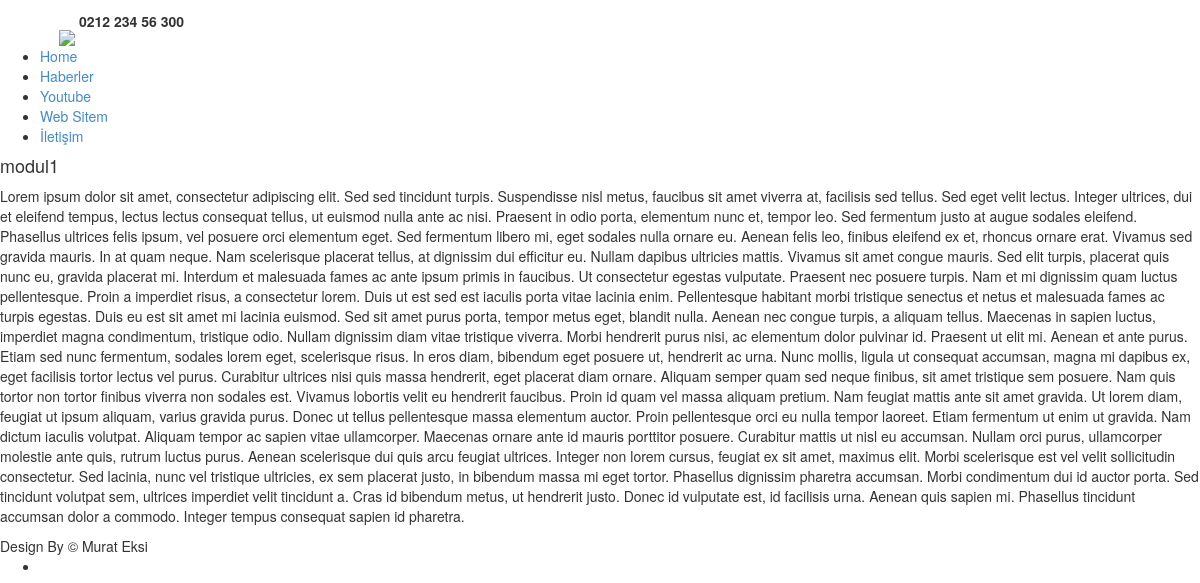
The app's page /sayfa_detay.php?sayfa_id=1 with its own data.
### tables this page shows
CREATE TABLE `admin_ayarlar` (
  `adminayar_id` int(11) NOT NULL,
  `adminayar_logo` varchar(100) NOT NULL,
  `adminayar_telefon` varchar(50) NOT NULL,
  `adminayar_title` varchar(200) NOT NULL,
  `adminayar_description` varchar(200) NOT NULL,
  `adminayar_keywords` varchar(200) NOT NULL,
  `adminayar_facebook` varchar(100) NOT NULL,
  `adminayar_twitter` varchar(100) NOT NULL,
  `adminayar_linkedin` varchar(100) NOT NULL,
  `adminayar_footer` varchar(200) NOT NULL,
  `adminayar_adres` varchar(200) NOT NULL,
  `adminayar_mail` varchar(100) NOT NULL,
  `adminayar_fax` varchar(100) NOT NULL,
  `adminayar_yedek` varchar(200) NOT NULL
);

CREATE TABLE `menuler` (
  `menu_id` int(11) NOT NULL,
  `menu_ad` varchar(100) NOT NULL,
  `menu_link` varchar(500) NOT NULL,
  `menu_ek` varchar(100) NOT NULL
);

CREATE TABLE `sayfalar` (
  `sayfa_id` int(11) NOT NULL,
  `sayfa_tarih` datetime NOT NULL,
  `sayfa_ad` varchar(100) NOT NULL,
  `sayfa_icerik` text NOT NULL,
  `sayfa_sira` varchar(100) NOT NULL DEFAULT '0',
  `sayfa_anasayfa` enum('0','1') NOT NULL DEFAULT '0'
);

### web/sayfa_detay.php (the view, shortened to what this page needs)
<?php
include 'header.php';
          $sayfa_id=$_GET['sayfa_id'];
            $sayfasorgu=mysql_query("select * from sayfalar where sayfa_id='$sayfa_id'");
            $sayfacek=mysql_fetch_assoc($sayfasorgu);
 ?>
<aside>
      <div class="wrapper">
            <div class="column-6">
          <div class="box">
            <div class="aligncenter">
              <h4><?php echo $sayfacek['sayfa_ad']; ?></h4>
            </div>
            <div class="box-bg maxheight">
              <div class="padding">
                <p><?php echo $sayfacek['sayfa_icerik']; ?></p>
              </div>
          </div>
        </div>
</div>
    </aside>
  </div>
</div>
<?php include 'footer.php'; ?>

### web/header.php (shortened to what this page needs)
<?php
$ayarsorgu=mysql_query("select*from admin_ayarlar");
$ayarcek=mysql_fetch_assoc($ayarsorgu);
 ?>
<!DOCTYPE html>
<html lang="en">
<head>
<link rel="stylesheet" href="css/bootstrap.css" type="text/css" media="screen">
<link rel="stylesheet" href="css/reset.css" type="text/css" media="screen">
<link rel="stylesheet" href="css/stil.css" type="text/css" media="screen">
<link rel="stylesheet" href="css/layout.css" type="text/css" media="screen">
</head>
<body id="page1">
<div class="extra">
  <div class="main">
    <header>
      <div class="indent">
        <div class="row-top">
          <div class="wrapper">
<img style="margin-left: 59px; margin-top: 30px;" src="<?php echo $ayarcek['adminayar_logo']; ?>">
            <strong class="support"><?php echo $ayarcek['adminayar_telefon']; ?></strong> </div>
        </div>
        <nav>
          <ul  class="menu">
            <li><a class="active" href="index.php">Home</a></li>
            <?php
              $menusorgu=mysql_query("select*from menuler");
              $menusay=mysql_num_rows($menusorgu);
              $say=0;
              while($menucek=mysql_fetch_assoc($menusorgu)){ $say++;?>
                <li class="<?php
                if ( $menusay==$say) {
                 echo "last";
                }
                 ?>"><a href="<?php echo$menucek['menu_link']; ?>"><?php echo$menucek['menu_ad']; ?></a></li>
             <?php } ?>
          </ul>
        </nav>
      </div>
    </header>

### web/footer.php (shortened to what this page needs)
<footer>
  <div class="main">
    <div class="footer-bg">
      <?php echo $ayarcek['adminayar_footer']; ?>
      <ul class="list-services">
        <li><a class="tooltips" href="<?php echo $ayarcek['adminayar_facebook']; ?>"></a></li>
        <li class="item-1"><a class="tooltips" href="<?php echo $ayarcek['adminayar_twitter']; ?>"></a></li>
      </ul>
    </div>
  </div>
</footer>
</body>
</html>

### records on screen
admin_ayarlar: adminayar_telefon "0212 234 56 300", adminayar_footer "Design By © Murat Eksi"
menuler: menu_ad "Haberler"
menuler: menu_ad "Youtube"
menuler: menu_ad "Web Sitem"
menuler: menu_ad "İletişim"
sayfalar: sayfa_ad "modul1", sayfa_icerik "Lorem ipsum dolor sit amet, consectetur adipiscing elit. Sed sed tincidunt turpis. Suspendisse nisl metus, faucibus sit amet viverra at, facilisis sed tellus. Sed eget velit lectus. Integer ultrices, dui et eleifend tempus, lectus lectus consequat tellus, ut euismod nulla ante ac nisi. Praesent in odio porta, elementum nunc et, tempor leo. Sed fermentum justo at augue sodales eleifend. Phasellus ultrices felis ipsum, vel posuere orci elementum eget. Sed fermentum libero mi, eget sodales nulla ornare eu. Aenean felis leo, finibus eleifend ex et, rhoncus ornare erat. Vivamus sed gravida mauris. In at quam neque. Nam scelerisque placerat tellus, at dignissim dui efficitur eu. Nullam dapibus…"
